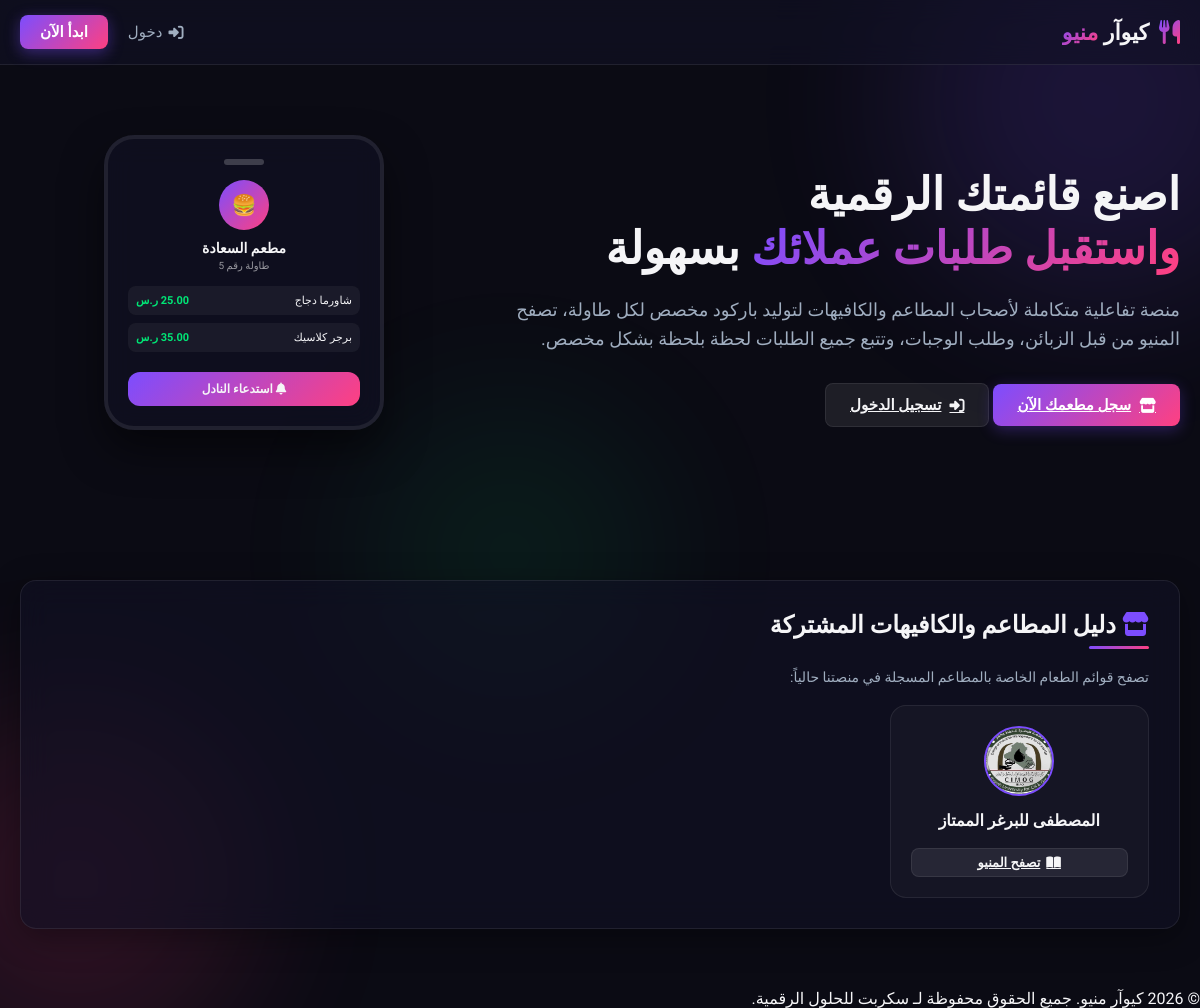
Before: / with the older database file.
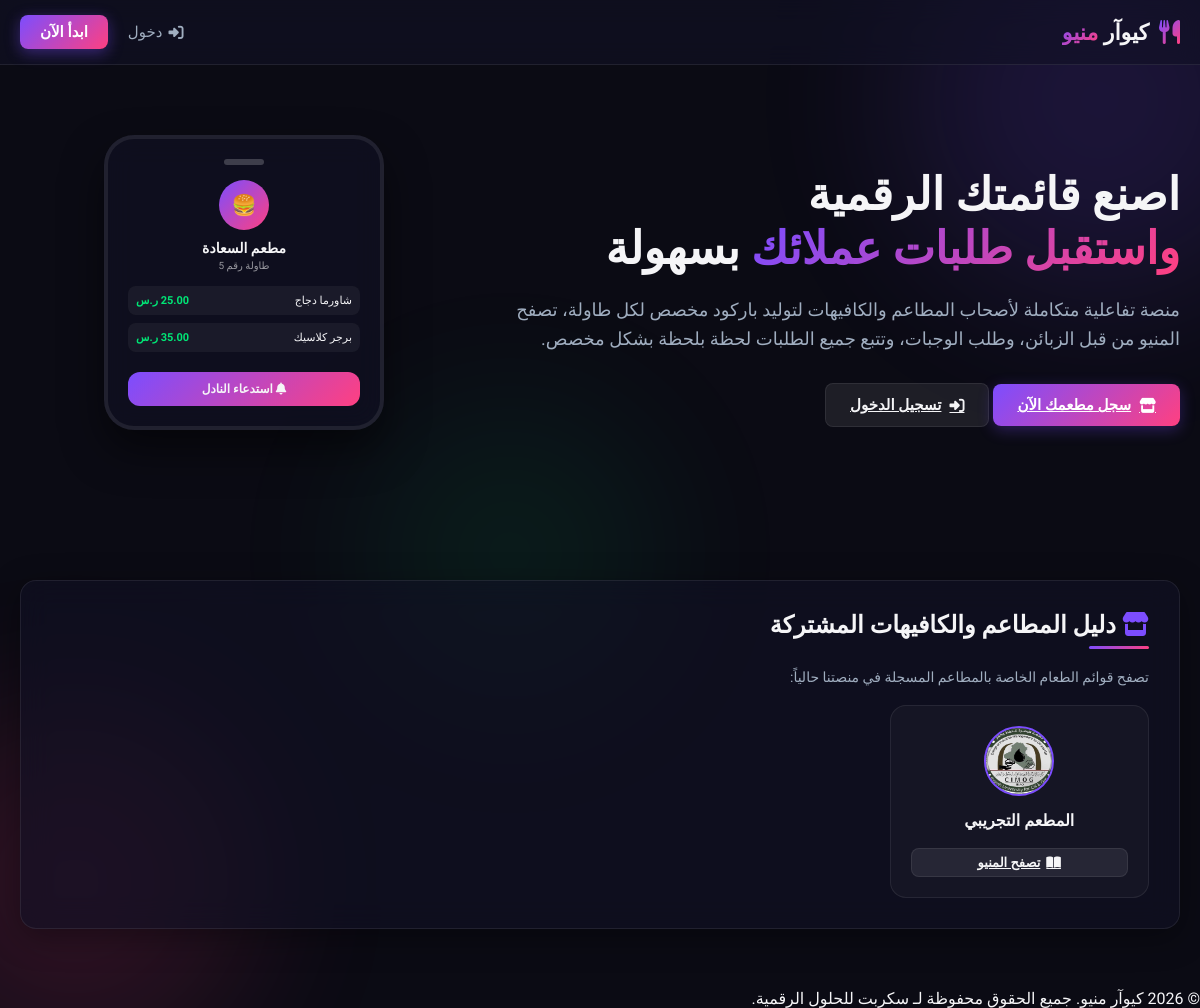
After: the same page with the newer database file.
### tables this page shows
CREATE TABLE restaurants (
        id INTEGER PRIMARY KEY AUTOINCREMENT,
        user_id INTEGER NOT NULL,
        name TEXT NOT NULL,
        slug TEXT UNIQUE NOT NULL,
        logo TEXT,
        status TEXT NOT NULL DEFAULT 'active', theme_name TEXT NOT NULL DEFAULT 'classic_light', theme_primary_color TEXT DEFAULT '#059669', theme_bg_color TEXT DEFAULT '#f8fafc', theme_surface_color TEXT DEFAULT '#ffffff', theme_text_color TEXT DEFAULT '#1e293b', currency TEXT NOT NULL DEFAULT 'IQD', vat_enabled INTEGER DEFAULT 1, vat_percentage REAL DEFAULT 15.0, -- 'active', 'pending', 'inactive'
        FOREIGN KEY (user_id) REFERENCES users(id) ON DELETE CASCADE
    );

### app.py (the view)
@app.route('/')
def index():
    if session.get('user_id'):
        if session.get('role') == 'admin':
            return redirect(url_for('admin_dashboard'))
        return redirect(url_for('restaurant_dashboard'))
    conn = db.get_db()
    cursor = conn.cursor()
    cursor.execute("SELECT * FROM restaurants WHERE status = 'active'")
    active_restaurants = cursor.fetchall()
    conn.close()
    return render_template('index.html', restaurants=active_restaurants)

### database.py (called while the page is built)
def get_db():
    conn = sqlite3.connect(DB_PATH)
    conn.row_factory = sqlite3.Row
    conn.execute("PRAGMA foreign_keys = ON")
    return conn

### templates/index.html (shortened to what this page needs)
{% extends 'base.html' %}
{% block content %}
<section class="hero-section">
    <div class="hero-content">
        <h1>اصنع قائمتك الرقمية <br><span class="logo-highlight">واستقبل طلبات عملائك</span> بسهولة</h1>
        <p>منصة تفاعلية متكاملة لأصحاب المطاعم والكافيهات لتوليد باركود مخصص لكل طاولة، تصفح المنيو من قبل الزبائن، وطلب الوجبات، وتتبع جميع الطلبات لحظة بلحظة بشكل مخصص.</p>
        <div class="hero-buttons">
            <a href="#register" class="btn btn-primary"><i class="fa-solid fa-store"></i> سجل مطعمك الآن</a>
            <a href="#login" class="btn btn-secondary"><i class="fa-solid fa-right-to-bracket"></i> تسجيل الدخول</a>
        </div>
    </div>
    <div class="hero-image-container">
        <div class="glass-card" style="width: 280px; padding: 20px; border-radius: 30px; border-width: 4px; box-shadow: 0 20px 40px rgba(0,0,0,0.5);">
            <div style="width: 40px; height: 6px; background: rgba(255,255,255,0.2); margin: 0 auto 15px auto; border-radius: 3px;"></div>
            <div style="text-align: center; margin-bottom: 15px;">
                <div style="width: 50px; height: 50px; border-radius: 50%; background: var(--accent-gradient); margin: 0 auto 10px auto; display: flex; align-items: center; justify-content: center; font-size: 20px;">🍔</div>
                <h4 style="font-size: 14px; margin: 0;">مطعم السعادة</h4>
                <span style="font-size: 10px; opacity: 0.6; display: block; margin-top: 4px;">طاولة رقم 5</span>
            </div>
            <div style="background: rgba(255,255,255,0.05); padding: 8px; border-radius: 8px; display: flex; justify-content: space-between; font-size: 11px; margin-bottom: 8px;">
                <span>شاورما دجاج</span>
                <span style="color: var(--success-color); font-weight: bold;">25.00 ر.س</span>
            </div>
            <div style="background: rgba(255,255,255,0.05); padding: 8px; border-radius: 8px; display: flex; justify-content: space-between; font-size: 11px; margin-bottom: 8px;">
                <span>برجر كلاسيك</span>
                <span style="color: var(--success-color); font-weight: bold;">35.00 ر.س</span>
            </div>
            <div style="margin-top: 20px; background: var(--accent-gradient); padding: 10px; border-radius: 12px; text-align: center; font-size: 12px; font-weight: bold;">
                <i class="fa-solid fa-bell"></i> استدعاء النادل
            </div>
        </div>
    </div>
</section>
<div class="glass-card" style="margin-top: 40px;">
    <h2 class="section-title"><i class="fa-solid fa-store" style="color: var(--accent-color);"></i> دليل المطاعم والكافيهات المشتركة</h2>
    <p style="color: var(--text-secondary); margin-bottom: 20px; font-size: 14px;">تصفح قوائم الطعام الخاصة بالمطاعم المسجلة في منصتنا حالياً:</p>
    <div style="display: grid; grid-template-columns: repeat(auto-fill, minmax(220px, 1fr)); gap: 20px; margin-top: 20px;">
        {% for r in restaurants %}
        <div class="table-card" style="padding: 20px; text-align: center; border-radius: var(--border-radius-md); background: rgba(255,255,255,0.03); border: 1px solid var(--glass-border); transition: var(--transition);">
            <div style="width: 70px; height: 70px; border-radius: 50%; overflow: hidden; margin: 0 auto 15px auto; background: var(--bg-secondary); display: flex; align-items: center; justify-content: center; border: 2px solid var(--accent-color);">
                {% if r.logo %}
                    <img src="{{ url_for('static', filename='uploads/' + r.logo) }}" alt="{{ r.name }}" style="width: 100%; height: 100%; object-fit: cover;">
                {% else %}
                    <span style="font-size: 28px;">🍽️</span>
                {% endif %}
            </div>
            <h4 style="font-family: var(--font-heading); font-size: 16px; margin-bottom: 8px;">{{ r.name }}</h4>
            <a href="/r/{{ r.slug }}" target="_blank" class="btn btn-secondary" style="padding: 6px 16px; font-size: 13px; width: 100%; margin-top: 10px; display: inline-flex; justify-content: center; gap: 6px;">
                <i class="fa-solid fa-book-open"></i> تصفح المنيو
            </a>
        </div>
        {% else %}
        <div style="grid-column: 1/-1; text-align: center; color: var(--text-secondary); padding: 30px;">
            لا توجد مطاعم نشطة مسجلة في المنصة حالياً. كن أول من يسجل!
        </div>
        {% endfor %}
    </div>
</div>
{% endblock %}

### templates/base.html (shortened to what this page needs)
<!DOCTYPE html>
<html lang="ar" dir="rtl">
<head>
    <link rel="stylesheet" href="https://cdnjs.cloudflare.com/ajax/libs/font-awesome/6.4.0/css/all.min.css">
    <link rel="stylesheet" href="{{ url_for('static', filename='css/style.css') }}">
</head>
<body>
    <div class="glass-bg-container">
        <div class="circle circle-1"></div>
        <div class="circle circle-2"></div>
        <div class="circle circle-3"></div>
    </div>
    <header class="main-header">
        <div class="header-container">
            <a href="/" class="logo">
                <i class="fa-solid fa-utensils logo-icon"></i>
                <span class="logo-text">كيوآر <span class="logo-highlight">منيو</span></span>
            </a>
            <nav class="nav-links">
                {% if session.get('user_id') %}
                    {% if session.get('role') == 'admin' %}
                        <a href="/admin" class="nav-link"><i class="fa-solid fa-user-shield"></i> لوحة الأدمن</a>
                    {% else %}
                        <a href="/dashboard" class="nav-link"><i class="fa-solid fa-chart-line"></i> لوحة التحكم</a>
                    {% endif %}
                    <a href="/logout" class="nav-link logout-btn"><i class="fa-solid fa-right-from-bracket"></i> خروج</a>
                {% else %}
                    <a href="/#login" class="nav-link"><i class="fa-solid fa-right-to-bracket"></i> دخول</a>
                    <a href="/#register" class="nav-link btn-primary-nav">ابدأ الآن</a>
                {% endif %}
            </nav>
        </div>
    </header>
    <main class="main-content">
        {% block content %}{% endblock %}
    </main>
    <footer class="main-footer">
        <p>&copy; 2026 كيوآر منيو. جميع الحقوق محفوظة لـ سكربت للحلول الرقمية.</p>
    </footer>
</body>
</html>

Changed rows visible on the page:
changed restaurants: name "المصطفى للبرغر الممتاز" → "المطعم التجريبي"
